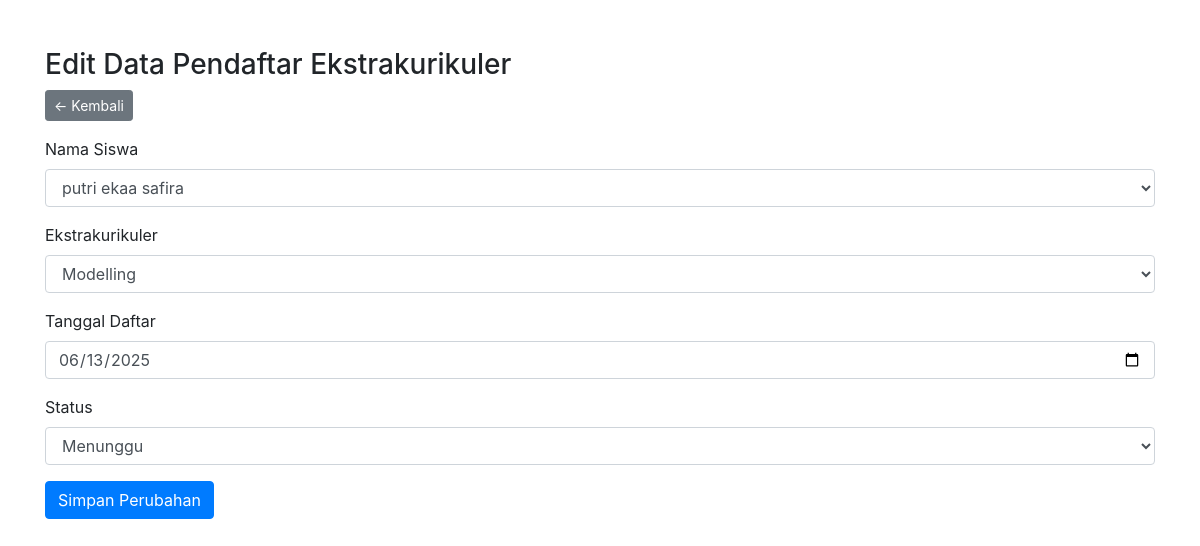
The app's page /edit_pendaftar.php?id=8 (signed in) with its own data.
### tables this page shows
CREATE TABLE `pendaftaranekstra` (
  `id` int(11) NOT NULL,
  `user_id` int(11) NOT NULL,
  `ekstra_id` int(11) NOT NULL,
  `tanggal_daftar` date DEFAULT NULL,
  `status` enum('menunggu','diterima','ditolak') DEFAULT 'menunggu'
);

CREATE TABLE `user` (
  `id` int(11) NOT NULL,
  `nis` varchar(20) DEFAULT NULL,
  `nama` varchar(100) NOT NULL,
  `tpt_lahir` varchar(100) DEFAULT NULL,
  `tgl_lahir` date DEFAULT NULL,
  `alamat` text DEFAULT NULL,
  `kelas` varchar(20) DEFAULT NULL,
  `jurusan_id` int(11) DEFAULT NULL,
  `no_hp` varchar(20) DEFAULT NULL,
  `username` varchar(50) NOT NULL,
  `password` varchar(100) NOT NULL,
  `level` enum('user','admin','superadmin') NOT NULL
);

CREATE TABLE `ekstrakurikuler` (
  `id` int(11) NOT NULL,
  `nama` varchar(100) NOT NULL,
  `deskripsi` text DEFAULT NULL,
  `gambar` varchar(100) DEFAULT NULL
);

### edit_pendaftar.php (the view, shortened to what this page needs)
<?php
include "koneksi.php";
$id = $_GET['id'];
$query = mysqli_query($koneksi, "SELECT * FROM pendaftaranEkstra WHERE id = '$id'");
$data = mysqli_fetch_assoc($query);
$users = mysqli_query($koneksi, "SELECT id, nama FROM user WHERE level = 'user'");
$ekstras = mysqli_query($koneksi, "SELECT id, nama FROM ekstrakurikuler");
?>
<!DOCTYPE html>
<html lang="id">
<head>
  <link rel="stylesheet" href="https://cdn.jsdelivr.net/npm/bootstrap@4.6.2/dist/css/bootstrap.min.css">
</head>
<body>
<div class="container mt-5">
  <h3>Edit Data Pendaftar Ekstrakurikuler</h3>
  <a href="dashboard_admin.php" class="btn btn-secondary btn-sm mb-3">← Kembali</a>
  <form method="POST">
    <div class="form-group">
      <label>Nama Siswa</label>
      <select name="user_id" class="form-control" required>
        <?php while ($u = mysqli_fetch_assoc($users)) { ?>
          <option value="<?= $u['id'] ?>" <?= $u['id'] == $data['user_id'] ? 'selected' : '' ?>>
            <?= $u['nama'] ?>
          </option>
        <?php } ?>
      </select>
    </div>
    <div class="form-group">
      <label>Ekstrakurikuler</label>
      <select name="ekstra_id" class="form-control" required>
        <?php while ($e = mysqli_fetch_assoc($ekstras)) { ?>
          <option value="<?= $e['id'] ?>" <?= $e['id'] == $data['ekstra_id'] ? 'selected' : '' ?>>
            <?= $e['nama'] ?>
          </option>
        <?php } ?>
      </select>
    </div>
    <div class="form-group">
      <label>Tanggal Daftar</label>
      <input type="date" name="tanggal_daftar" class="form-control" value="<?= $data['tanggal_daftar'] ?>" required>
    </div>
    <div class="form-group">
      <label>Status</label>
      <select name="status" class="form-control" required>
        <option value="menunggu" <?= $data['status'] == 'menunggu' ? 'selected' : '' ?>>Menunggu</option>
      </select>
    </div>
    <button type="submit" name="update" class="btn btn-primary">Simpan Perubahan</button>
  </form>
</div>
</body>
</html>

### records on screen
pendaftaranekstra: user_id "putri ekaa safira", ekstra_id "Modelling", tanggal_daftar "06/13/2025"
